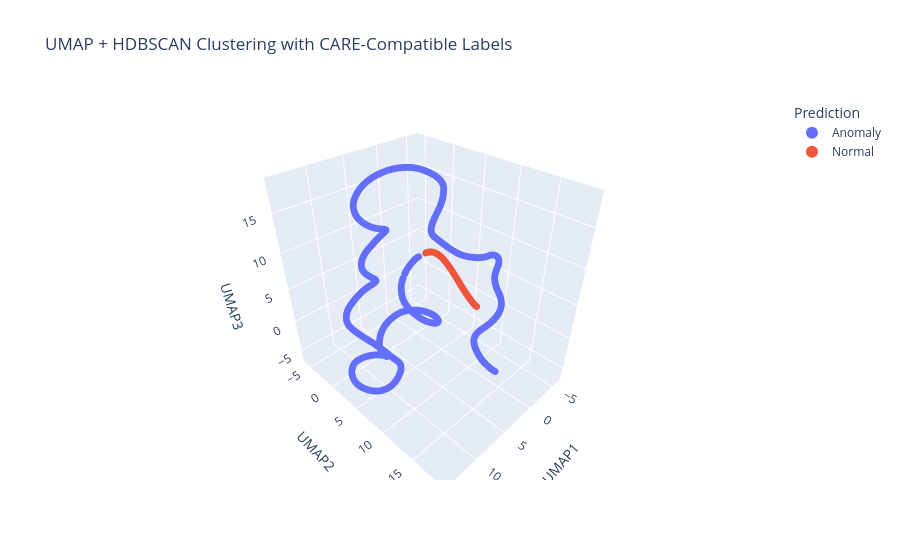

This figure's notebook cell:
### Markdown cell above
Hover the cursor and check for the index range and gorund truth, and predicition for better understanding

### Code cell
df_vis=full_clustering_pipeline(df_hourly_test, fault_start=52704, fault_end=62138)

### Figure 1 — Plotly figure (JSON) as saved in the notebook; plotly's stock layout.template omitted (floating-point values rounded to 4 significant figures; data arrays with more than 128 entries replaced by an {"elided": "..."} marker saying what was removed)
{"data": [{"customdata": {"elided": "1632x5 mixed values"}, "hovertemplate": "color=Anomaly<br>UMAP1=%{x}<br>UMAP2=%{y}<br>UMAP3=%{z}<br>Cluster=%{customdata[0]}<br>Strength=%{customdata[1]}<br>AnomalyScore=%{customdata[2]}<br>OriginalIndices=%{customdata[3]}<br>ground_truth=%{customdata[4]}<extra></extra>", "legendgroup": "Anomaly", "marker": {"color": "#636efa", "size": 4, "symbol": "circle"}, "mode": "markers", "name": "Anomaly", "scene": "scene", "showlegend": true, "type": "scatter3d", "x": {"elided": "1632 float values"}, "y": {"elided": "1632 float values"}, "z": {"elided": "1632 float values"}}, {"customdata": {"elided": "108x5 mixed values"}, "hovertemplate": "color=Normal<br>UMAP1=%{x}<br>UMAP2=%{y}<br>UMAP3=%{z}<br>Cluster=%{customdata[0]}<br>Strength=%{customdata[1]}<br>AnomalyScore=%{customdata[2]}<br>OriginalIndices=%{customdata[3]}<br>ground_truth=%{customdata[4]}<extra></extra>", "legendgroup": "Normal", "marker": {"color": "#EF553B", "size": 4, "symbol": "circle"}, "mode": "markers", "name": "Normal", "scene": "scene", "showlegend": true, "type": "scatter3d", "x": [10.84, 10.81, 10.79, 10.78, 10.78, 10.76, 10.73, 10.71, 10.69, 10.67, 10.63, 10.6, 10.6, 10.56, 10.55, 10.55, 10.54, 10.54, 10.54, 10.54, 10.54, 10.54, 10.55, 10.56, 10.56, 10.57, 10.58, 10.59, 10.6, 10.62, 10.63, 10.64, 10.65, 10.67, 10.69, 10.71, 10.73, 10.74, 10.76, 10.78, 10.8, 10.82, 10.84, 10.86, 10.87, 10.89, 10.91, 10.92, 10.95, 10.96, 10.98, 11.0, 11.02, 11.03, 11.06, 11.08, 11.09, 11.11, 11.12, 11.13, 11.15, 11.16, 11.18, 11.19, 11.19, 11.22, 11.23, 11.23, 11.24, 11.24, 11.25, 11.25, 11.25, 11.26, 11.26, 11.26, 11.26, 11.26, 11.25, 11.25, 11.25, 11.24, 11.24, 11.23, 11.22, 11.21, 11.21, 11.19, 11.18, 11.17, 11.17, 11.13, 11.14, 11.11, 11.12, 11.09, 11.08, 11.09, 11.07, 11.07, 11.05, 11.04, 11.04, 11.02, 10.99, 10.98, 11.0, 10.99], "y": [12.94, 12.97, 13.0, 13.01, 13.02, 13.05, 13.1, 13.15, 13.19, 13.25, 13.32, 13.37, 13.45, 13.58, 13.66, 13.72, 13.78, 13.88, 13.94, 14.0, 14.07, 14.11, 14.16, 14.29, 14.34, 14.39, 14.49, 14.57, 14.63, 14.76, 14.8, 14.87, 14.94, 15.01, 15.09, 15.2, 15.28, 15.35, 15.43, 15.52, 15.58, 15.67, 15.75, 15.83, 15.88, 15.95, 16.03, 16.09, 16.2, 16.25, 16.32, 16.4, 16.48, 16.54, 16.69, 16.76, 16.81, 16.89, 16.96, 17.0, 17.08, 17.15, 17.23, 17.29, 17.31, 17.43, 17.47, 17.54, 17.59, 17.67, 17.73, 17.76, 17.83, 17.87, 17.93, 17.97, 17.99, 18.06, 18.1, 18.14, 18.15, 18.24, 18.28, 18.34, 18.39, 18.43, 18.44, 18.5, 18.54, 18.58, 18.61, 18.69, 18.71, 18.77, 18.78, 18.82, 18.85, 18.86, 18.9, 18.91, 18.93, 18.95, 18.95, 18.98, 19.01, 19.02, 19.0, 19.01], "z": [16.53, 16.56, 16.58, 16.58, 16.59, 16.6, 16.63, 16.65, 16.67, 16.68, 16.71, 16.74, 16.74, 16.77, 16.78, 16.78, 16.79, 16.79, 16.79, 16.79, 16.78, 16.78, 16.78, 16.76, 16.76, 16.75, 16.73, 16.72, 16.71, 16.68, 16.67, 16.66, 16.64, 16.62, 16.59, 16.56, 16.53, 16.51, 16.48, 16.45, 16.43, 16.4, 16.37, 16.34, 16.33, 16.29, 16.26, 16.24, 16.18, 16.16, 16.13, 16.09, 16.05, 16.02, 15.94, 15.91, 15.88, 15.84, 15.8, 15.78, 15.73, 15.69, 15.64, 15.61, 15.6, 15.51, 15.48, 15.44, 15.4, 15.33, 15.29, 15.27, 15.21, 15.18, 15.13, 15.1, 15.08, 15.02, 14.99, 14.95, 14.94, 14.86, 14.82, 14.77, 14.71, 14.67, 14.66, 14.6, 14.56, 14.52, 14.49, 14.4, 14.39, 14.32, 14.31, 14.27, 14.24, 14.22, 14.18, 14.17, 14.15, 14.13, 14.12, 14.1, 14.07, 14.05, 14.08, 14.06]}], "layout": {"coloraxis": {"showscale": false}, "legend": {"itemsizing": "constant", "title": {"text": "Prediction"}, "tracegroupgap": 0}, "scene": {"domain": {"x": [0, 1], "y": [0, 1]}, "xaxis": {"title": {"text": "UMAP1"}}, "yaxis": {"title": {"text": "UMAP2"}}, "zaxis": {"title": {"text": "UMAP3"}}}, "title": {"text": "UMAP + HDBSCAN Clustering with CARE-Compatible Labels"}}}
